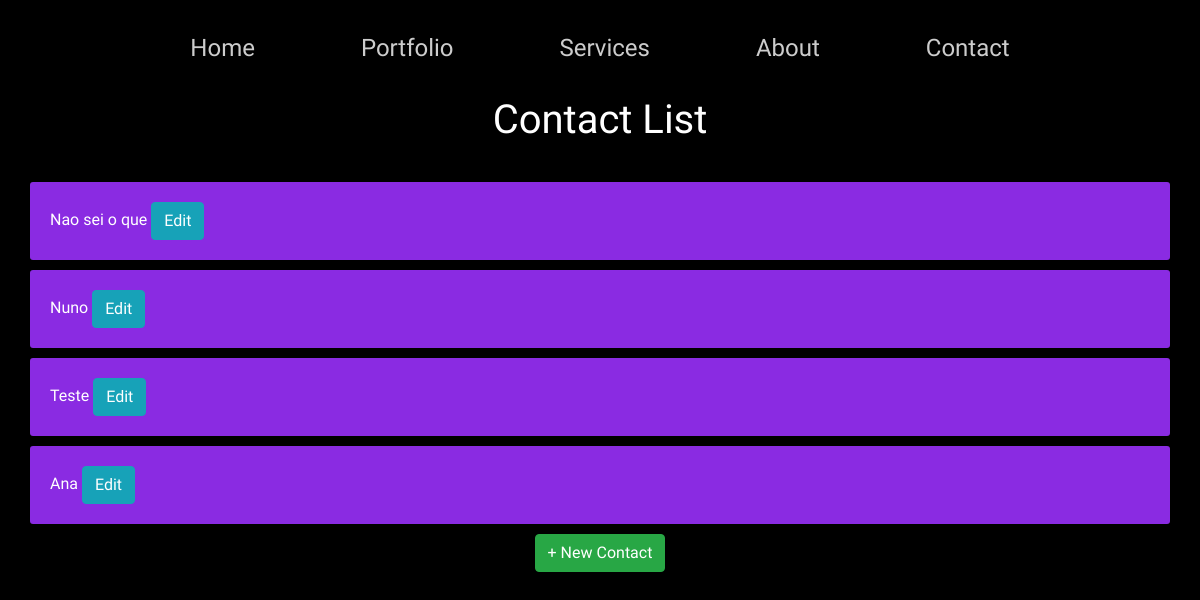
/contact, run on an earlier commit of the app's database.
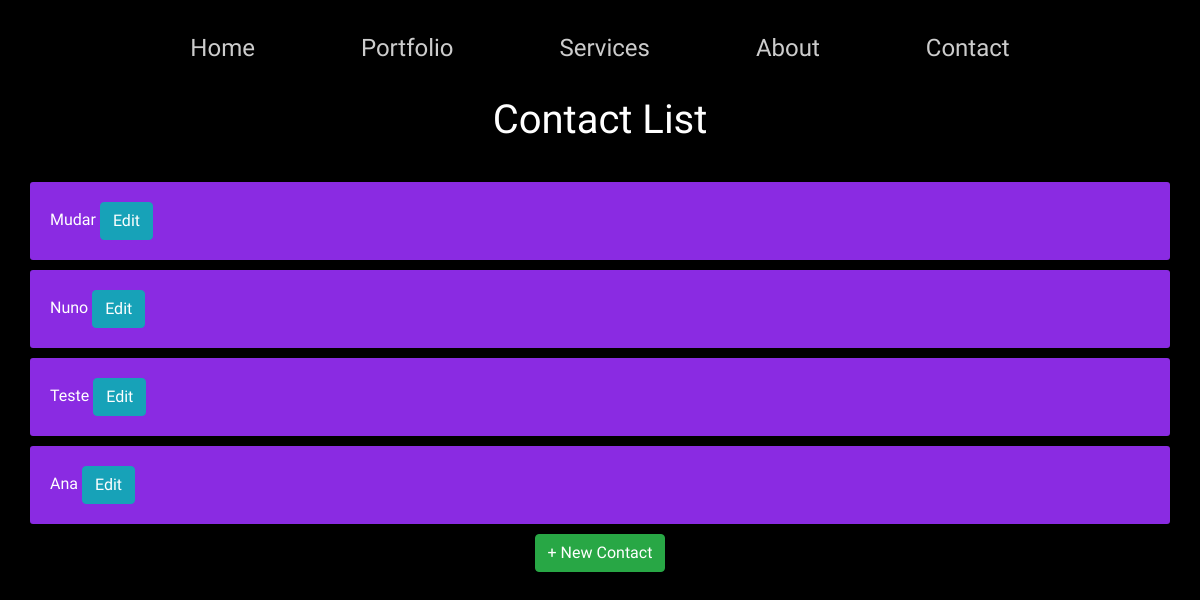
And on a later commit of the database.
### website/models.py (models this page shows, shortened)
class Contact(models.Model):
    first_name = models.CharField(max_length=30)
    last_name = models.CharField(max_length=30)
    email = models.EmailField(max_length=254)
    country = models.CharField(max_length=30)
    subject = models.CharField(max_length=1000)

### website/views.py (the view)
# urls.py: path('contact', views.contact_page_view, name='contact'),
def contact_page_view(request):
    context = {'contacts': Contact.objects.all()}
    return render(request, 'website/contact.html', context)

### website/templates/website/contact.html
{% extends 'website/base.html' %}
{% block header %}
    <h1>Contact List</h1>
{% endblock header %}
{% block main %}
    <div class="mainContact">
        {% for contact in contacts %}
            <p>{{ contact.first_name }} <a href="{% url 'website:editcontact' contact.id %}" class="btn btn-info">Edit</a>
            </p>
        {% endfor %}
        <a href="{% url 'website:addcontact' %}" class="btn btn-success">+ New Contact</a>
    </div>
{% endblock main %}

### website/templates/website/base.html (shortened to what this page needs)
<!DOCTYPE html>
<html lang="en">
<head>
    <link rel="stylesheet" href="https://maxcdn.bootstrapcdn.com/bootstrap/4.5.2/css/bootstrap.min.css">
    {% load static %}
    <link rel="stylesheet" href="{% static 'website/css/base.css' %}">
    {% load static %}
</head>
<body>
<nav>
    <div class="navPC">
        <a href="{% url 'website:home' %}" class="navLink">Home</a>
        <a href="{% url 'website:portfolio' %}" class="navLink">Portfolio</a>
        <a href="{% url 'website:services' %}" class="navLink">Services</a>
        <a href="{% url 'website:aboutus' %}" class="navLink">About</a>
        <a href="{% url 'website:contact' %}" class="navLink">Contact</a>
    </div>
</nav>
<header class="text-center">
    {% block header %}
    {% endblock header %}
</header>
<main class="text-center">
    {% block main %}
    {% endblock main %}
</main>
</body>
</html>

### website/static/website/css/base.css (style rules this page uses)
* { font-family: 'Prompt', sans-serif; box-sizing: border-box; color: white; }
header { color: white; }
main { width: 100%; margin: auto; padding: 20px; }
.mainContact p { text-align: left; padding: 20px; margin: 10px; background-color: blueviolet; color: white; border-radius: 3px; }
nav { top: 0; left: 0; width: 100%; background: #000; text-align: center; padding: 30px; word-spacing: 100px; font-size: x-large; position: sticky; z-index: 10; }
.navLink { text-decoration: none; background: linear-gradient(to right, #CCC 50%, #bc00d9 50%, #2137ff); background-size: 200%; background-clip: initial; -webkit-background-clip: text; -webkit-text-fill-color: transparent; }
body { background-color: #000; }
.navPC { display: block; }

What changed in the data, as far as the page shows it:
changed Contact: first_name "Nao sei o que" → "Mudar"
